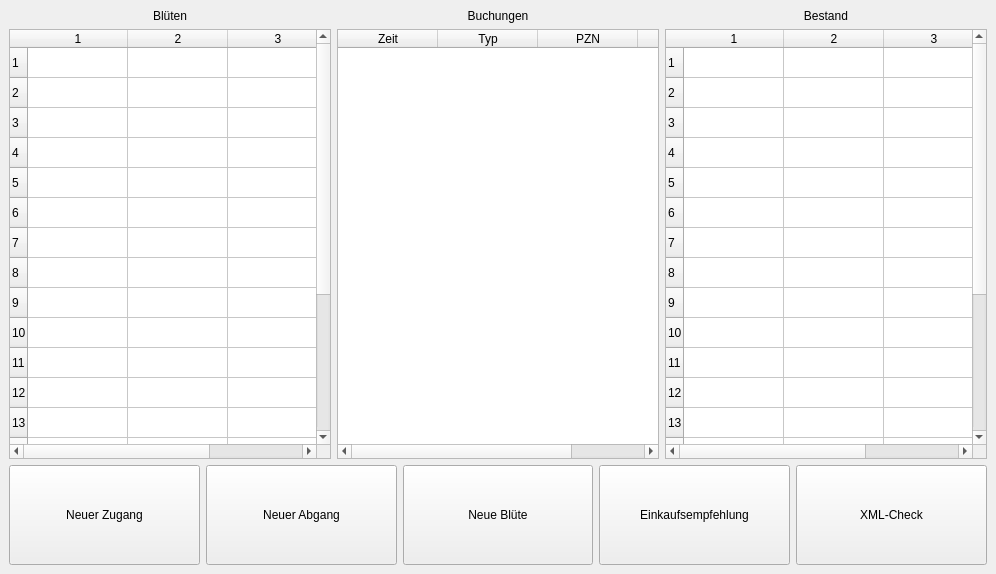
<?xml version="1.0" encoding="UTF-8"?>
<ui version="4.0">
 <class>MainWindow</class>
 <widget class="QMainWindow" name="MainWindow">
  <property name="geometry">
   <rect>
    <x>0</x>
    <y>0</y>
    <width>996</width>
    <height>574</height>
   </rect>
  </property>
  <property name="maximumSize">
   <size>
    <width>100000</width>
    <height>100000</height>
   </size>
  </property>
  <property name="windowTitle">
   <string>CannaFlow 1.0</string>
  </property>
  <property name="windowIcon">
   <iconset theme="res/icon.png">
    <normaloff>../../.designer/backup</normaloff>../../.designer/backup</iconset>
  </property>
  <property name="autoFillBackground">
   <bool>true</bool>
  </property>
  <widget class="QWidget" name="centralwidget">
   <property name="sizePolicy">
    <sizepolicy hsizetype="Expanding" vsizetype="Expanding">
     <horstretch>0</horstretch>
     <verstretch>0</verstretch>
    </sizepolicy>
   </property>
   <property name="maximumSize">
    <size>
     <width>100000</width>
     <height>100000</height>
    </size>
   </property>
   <property name="autoFillBackground">
    <bool>true</bool>
   </property>
   <layout class="QVBoxLayout" name="verticalLayout_5">
    <item>
     <layout class="QHBoxLayout" name="horizontalLayout">
      <item>
       <layout class="QVBoxLayout" name="verticalLayout_2">
        <item>
         <widget class="QLabel" name="label">
          <property name="layoutDirection">
           <enum>Qt::LeftToRight</enum>
          </property>
          <property name="text">
           <string>Blüten</string>
          </property>
          <property name="textFormat">
           <enum>Qt::RichText</enum>
          </property>
          <property name="alignment">
           <set>Qt::AlignCenter</set>
          </property>
         </widget>
        </item>
        <item>
         <widget class="QTableWidget" name="tableWidget">
          <property name="rowCount">
           <number>20</number>
          </property>
          <property name="columnCount">
           <number>3</number>
          </property>
          <row/>
          <row/>
          <row/>
          <row/>
          <row/>
          <row/>
          <row/>
          <row/>
          <row/>
          <row/>
          <row/>
          <row/>
          <row/>
          <row/>
          <row/>
          <row/>
          <row/>
          <row/>
          <row/>
          <row/>
          <column/>
          <column/>
          <column/>
         </widget>
        </item>
       </layout>
      </item>
      <item>
       <layout class="QVBoxLayout" name="verticalLayout_3">
        <item>
         <widget class="QLabel" name="label_2">
          <property name="text">
           <string>Buchungen</string>
          </property>
          <property name="alignment">
           <set>Qt::AlignCenter</set>
          </property>
         </widget>
        </item>
        <item>
         <widget class="QTableWidget" name="tableWidget_3">
          <property name="rowCount">
           <number>0</number>
          </property>
          <property name="columnCount">
           <number>4</number>
          </property>
          <column>
           <property name="text">
            <string>Zeit</string>
           </property>
          </column>
          <column>
           <property name="text">
            <string>Typ</string>
           </property>
          </column>
          <column>
           <property name="text">
            <string>PZN</string>
           </property>
          </column>
          <column>
           <property name="text">
            <string>Menge</string>
           </property>
          </column>
         </widget>
        </item>
       </layout>
      </item>
      <item>
       <layout class="QVBoxLayout" name="verticalLayout_4">
        <item>
         <widget class="QLabel" name="label_3">
          <property name="text">
           <string>Bestand</string>
          </property>
          <property name="alignment">
           <set>Qt::AlignCenter</set>
          </property>
         </widget>
        </item>
        <item>
         <widget class="QTableWidget" name="tableWidget_2">
          <property name="rowCount">
           <number>20</number>
          </property>
          <property name="columnCount">
           <number>3</number>
          </property>
          <row/>
          <row/>
          <row/>
          <row/>
          <row/>
          <row/>
          <row/>
          <row/>
          <row/>
          <row/>
          <row/>
          <row/>
          <row/>
          <row/>
          <row/>
          <row/>
          <row/>
          <row/>
          <row/>
          <row/>
          <column/>
          <column/>
          <column/>
         </widget>
        </item>
       </layout>
      </item>
     </layout>
    </item>
    <item>
     <layout class="QHBoxLayout" name="horizontalLayout_2">
      <item>
       <widget class="QPushButton" name="pushButton">
        <property name="minimumSize">
         <size>
          <width>0</width>
          <height>100</height>
         </size>
        </property>
        <property name="text">
         <string>Neuer Zugang</string>
        </property>
       </widget>
      </item>
      <item>
       <widget class="QPushButton" name="pushButton_2">
        <property name="minimumSize">
         <size>
          <width>0</width>
          <height>100</height>
         </size>
        </property>
        <property name="text">
         <string>Neuer Abgang</string>
        </property>
       </widget>
      </item>
      <item>
       <widget class="QPushButton" name="pushButton_3">
        <property name="minimumSize">
         <size>
          <width>0</width>
          <height>100</height>
         </size>
        </property>
        <property name="text">
         <string>Neue Blüte</string>
        </property>
       </widget>
      </item>
      <item>
       <widget class="QPushButton" name="pushButton_4">
        <property name="minimumSize">
         <size>
          <width>0</width>
          <height>100</height>
         </size>
        </property>
        <property name="text">
         <string>Einkaufsempfehlung</string>
        </property>
       </widget>
      </item>
      <item>
       <widget class="QPushButton" name="pushButton_5">
        <property name="minimumSize">
         <size>
          <width>0</width>
          <height>100</height>
         </size>
        </property>
        <property name="text">
         <string>XML-Check</string>
        </property>
       </widget>
      </item>
     </layout>
    </item>
   </layout>
  </widget>
  <widget class="QMenuBar" name="menubar">
   <property name="geometry">
    <rect>
     <x>0</x>
     <y>0</y>
     <width>996</width>
     <height>22</height>
    </rect>
   </property>
  </widget>
 </widget>
 <resources/>
 <connections>
  <connection>
   <sender>pushButton_5</sender>
   <signal>clicked()</signal>
   <receiver>MainWindow</receiver>
   <slot>xml_check()</slot>
   <hints>
    <hint type="sourcelabel">
     <x>709</x>
     <y>564</y>
    </hint>
    <hint type="destinationlabel">
     <x>717</x>
     <y>584</y>
    </hint>
   </hints>
  </connection>
  <connection>
   <sender>pushButton_2</sender>
   <signal>clicked()</signal>
   <receiver>MainWindow</receiver>
   <slot>add()</slot>
   <hints>
    <hint type="sourcelabel">
     <x>270</x>
     <y>505</y>
    </hint>
    <hint type="destinationlabel">
     <x>269</x>
     <y>470</y>
    </hint>
   </hints>
  </connection>
 </connections>
 <slots>
  <slot>slot1()</slot>
  <slot>xml_check()</slot>
  <slot>add()</slot>
 </slots>
</ui>
